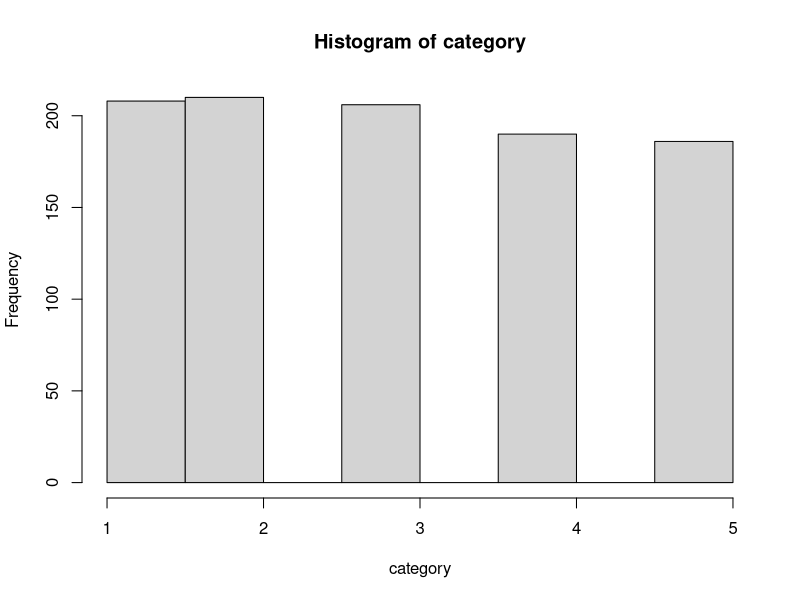

R code for this plot:
seminar1 = read.csv("weight_loss_data.csv", header = TRUE)
seminar1
attach(seminar1)
#Create a new category for the age so each falls within an interval
category <- cut(seminar1$Age, breaks = seq(10,80, by = 10))
category
seminar1$Age_category <- rep(0,16)
attach(seminar1)
#assign number to each category of age in the data table
seminar1$Age_category[which(category == levels(category)[1])] = 1 #10-20
seminar1$Age_category[which(category == levels(category)[2])] = 2 #20-30
seminar1$Age_category[which(category == levels(category)[3])] = 3 #30-40
seminar1$Age_category[which(category == levels(category)[4])] = 4 #40-50
seminar1$Age_category[which(category == levels(category)[5])] = 5 #50-60
seminar1$Age_category[which(category == levels(category)[6])] = 6 #60-70
seminar1$Age_category[which(category == levels(category)[7])] = 7 #60-80
seminar1

#Create weight loss (weight difference) column from initial and final weight
#Initial weight is the weight befor the drug was taken
#final weight is the wight after the drug has been taken

seminar1$weight_loss <- seminar1$Final_weight - seminar1$Initial_weight
seminar1

#save a file you've worked on
write.csv(seminar1, file = "weight_loss_data2.csv", row.names = FALSE) 

#Task 3
#Selecting Cases: select every row where gender is male and all columns
seminar1_male = seminar1[seminar1$Gender == 'male',]
seminar1_male

#Generating Random numbers and sorting them

Random_Num = sample(1:49, size = 6)
Random_Num
#sort the values generated
sort(Random_Num, decreasing = TRUE)


#Exercise 1
#1000 Random between 1 and 25 and sort in descending order
rand_ex <- sample(1:25, size = 1000, replace = TRUE)
rand_ex
sort(rand_ex, decreasing = TRUE)
division = cut(rand_ex, breaks = seq(0,25, by = 5))
division
category = rep(0,25)
category[which(division == levels(division)[1])] = 1
category[which(division == levels(division)[2])] = 2
category[which(division == levels(division)[3])] = 3
category[which(division == levels(division)[4])] = 4
category[which(division == levels(division)[5])] = 5
category
hist(category)
